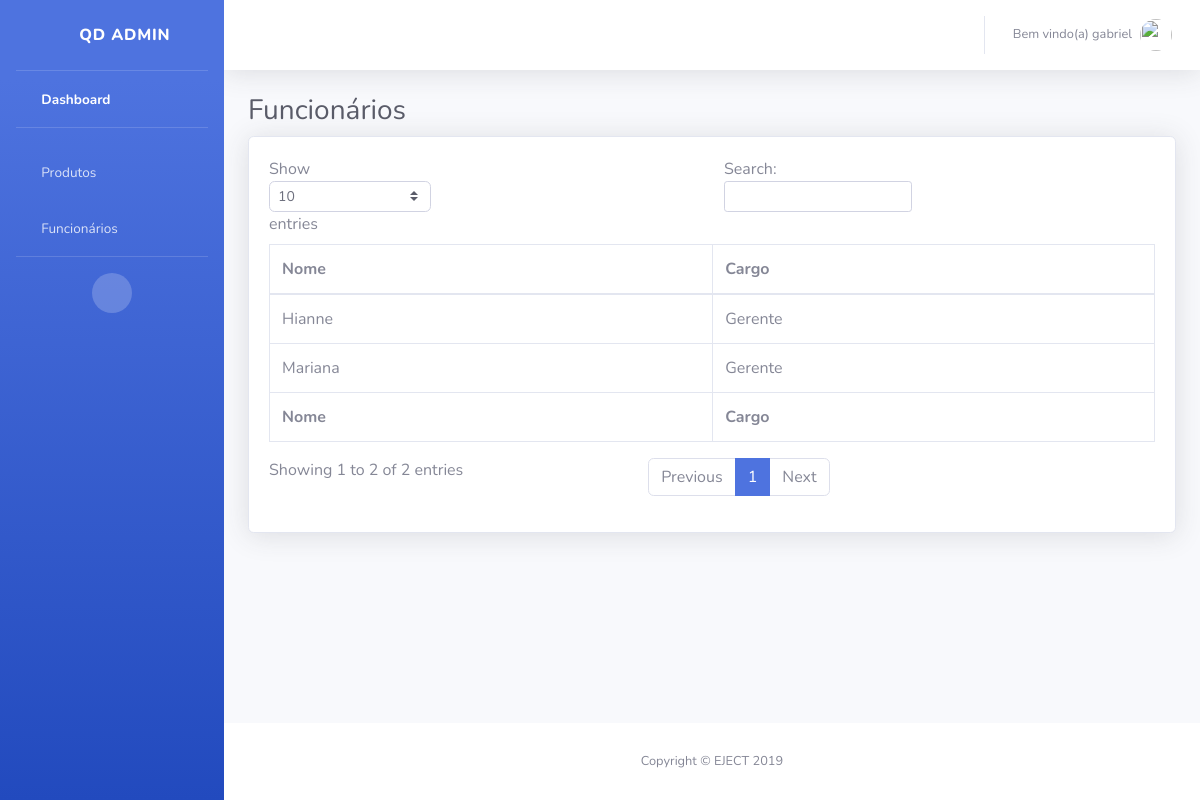
The page /usuarios/ (signed in) on the database as committed earlier.
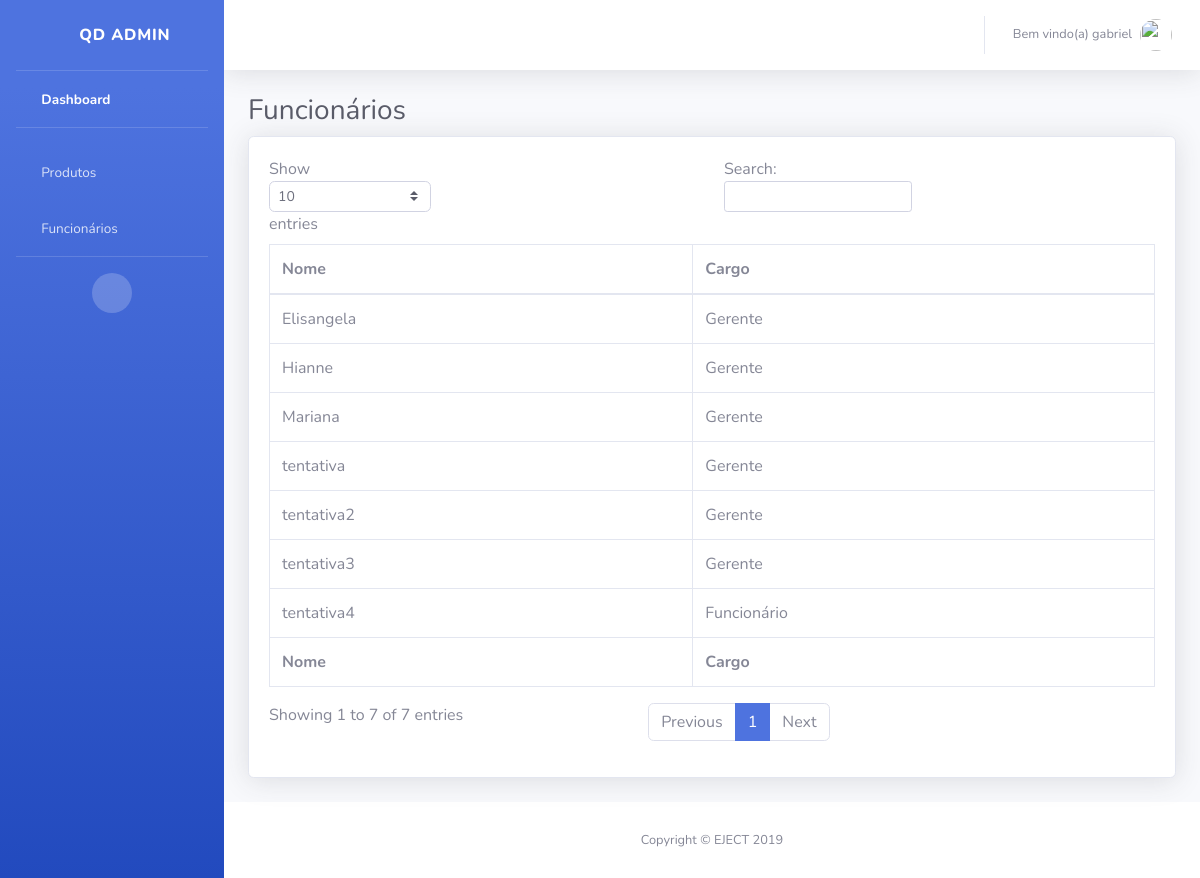
The same page on the database as committed later.
### user/models.py (models this page shows, shortened)
class Employee(models.Model):
    user = models.OneToOneField(User, on_delete=models.CASCADE)
    office = models.CharField('Posto de trabalho', max_length=50)
    class Meta:
        permissions = (('superadmin', 'Super Admin'), )

### user/views.py (the view)
# urls.py: path('', user_list, name='user_list'),
@login_required
@permission_required('user.view_employee')
def user_list(request):
    if request.user.has_perm('user.superadmin'):
        employees = Employee.objects.all().prefetch_related('user')
    else:
        employees = Employee.objects.filter(
            office='Funcionário').prefetch_related('user')
    return render(request, 'user/user_list.html', {'employees': employees})

### user/templates/user/user_list.html (shortened to what this page needs)
{% extends 'base.html' %}
{% load static %}
{% block content %}
<h1 class="h3 mb-2 text-gray-800">Funcionários</h1>
<div class="card shadow mb-4">
  <div class="card-body">
    <div class="table-responsive">
      <table class="table table-bordered" id="dataTable" width="100%" cellspacing="0">
        <thead>
          <tr>
            <th>Nome</th>
            <th>Cargo</th>
          </tr>
        </thead>
        <tfoot>
          <tr>
            <th>Nome</th>
            <th>Cargo</th>
          </tr>
        </tfoot>
        <tbody>
          {% for employee in employees %}
          <tr>
            <td>{{ employee.user }}</td>
            <td>{{ employee.office }}</td>
          </tr>
          {% endfor %}
        </tbody>
      </table>
    </div>
  </div>
</div>
{% endblock %}

### templates/base.html (shortened to what this page needs)
{% load static %}
<!DOCTYPE html>
<html lang="en">
<head>
  <link href="{% static 'vendor/fontawesome-free/css/all.min.css' %}" rel="stylesheet" type="text/css">
  <link href="{% static 'css/sb-admin-2.min.css' %}" rel="stylesheet">
</head>
<body id="page-top">
  <div id="wrapper">
    <ul class="navbar-nav bg-gradient-primary sidebar sidebar-dark accordion" id="accordionSidebar">
      <a class="sidebar-brand d-flex align-items-center justify-content-center" href="{% url 'home' %}">
        <div class="sidebar-brand-icon rotate-n-15">
          <i class="fas fa-seedling"></i>
        </div>
        <div class="sidebar-brand-text mx-3">QD Admin</div>
      </a>
      <hr class="sidebar-divider my-0">
      <li class="nav-item active">
        <a class="nav-link" href="{% url 'home' %}">
          <i class="fas fa-fw fa-tachometer-alt"></i>
          <span>Dashboard</span></a>
      </li>
      <hr class="sidebar-divider">
      {% if perms.stock.view_product %}
      <li class="nav-item">
        <a class="nav-link collapsed" href="#" data-toggle="collapse" data-target="#collapseTwo" aria-expanded="true" aria-controls="collapseTwo">
          <i class="fas fa-fw fa-shopping-basket"></i>
          <span>Produtos</span>
        </a>
      </li>
      {% endif %}
      {% if perms.user.view_employee %}
      <li class="nav-item">
        <a class="nav-link collapsed" href="#" data-toggle="collapse" data-target="#collapseThree" aria-expanded="true" aria-controls="collapseThree">
          <i class="fas fa-fw fa-user"></i>
          <span>Funcionários</span>
        </a>
      </li>
      {% endif %}
      <hr class="sidebar-divider d-none d-md-block">
      <div class="text-center d-none d-md-inline">
        <button class="rounded-circle border-0" id="sidebarToggle"></button>
      </div>
    </ul>
    <div id="content-wrapper" class="d-flex flex-column">
      <div id="content">
        <nav class="navbar navbar-expand navbar-light bg-white topbar mb-4 static-top shadow">
          <ul class="navbar-nav ml-auto">
            <li class="nav-item dropdown no-arrow">
              <a class="nav-link dropdown-toggle" href="#" id="userDropdown" role="button" data-toggle="dropdown" aria-haspopup="true" aria-expanded="false">
                <span class="mr-2 d-none d-lg-inline text-gray-600 small">Bem vindo(a) {{ user.username }}</span>
                <img class="img-profile rounded-circle" src="{% static 'img/200.jpeg' %}">
              </a>
            </li>
          </ul>
        </nav>
        <div class="container-fluid">
        {% block content %}{% endblock %}
        </div>
      </div>
      <footer class="sticky-footer bg-white">
        <div class="container my-auto">
          <div class="copyright text-center my-auto">
            <span>Copyright &copy; EJECT 2019</span>
          </div>
        </div>
      </footer>
    </div>
  </div>
</body>
</html>

Rows that differ between the two databases and show on the page:
added Employee: user "Elisangela", office "Gerente"
added Employee: user "tentativa", office "Gerente"
added Employee: user "tentativa2", office "Gerente"
added Employee: user "tentativa3", office "Gerente"
added Employee: user "tentativa4", office "Funcionário"
Other text that changed with them:
text written by a page script: "Show entries Search: Showing 1 to 2 of 2 entries Previous 1 Next" → "Show entries Search: Showing 1 to 7 of 7 entries Previous 1 Next"
